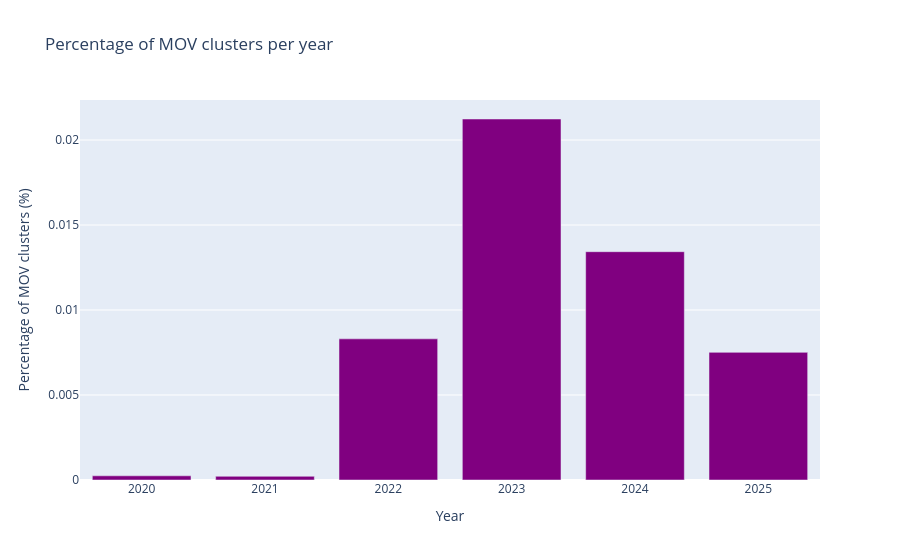

Notebook code for this chart:
### Code cell
# Mov Percentage per year

year_totals = mov_counts_per_year.merge(year_counts, on="year")

year_totals["mov_percentage"] = (year_totals["n_clusters"] / year_totals["count"]) * 100

year_totals


fig = px.bar(
    year_totals.sort_values(by="year"),
    x="year", y="mov_percentage",
    title="Percentage of MOV clusters per year",
    color_discrete_sequence=["purple"]
    
    )
fig.update_layout(xaxis_title="Year", yaxis_title="Percentage of MOV clusters (%)")
fig.show()

### Figure 1 — Plotly figure (JSON) as saved in the notebook; plotly's stock layout.template omitted (floating-point values rounded to 4 significant figures)
{"data": [{"hovertemplate": "year=%{x}<br>mov_percentage=%{y}<extra></extra>", "legendgroup": "", "marker": {"color": "purple", "pattern": {"shape": ""}}, "name": "", "orientation": "v", "showlegend": false, "textposition": "auto", "type": "bar", "x": [2020, 2021, 2022, 2023, 2024, 2025], "xaxis": "x", "y": [0.0002456, 0.0002179, 0.008304, 0.02124, 0.01343, 0.007508], "yaxis": "y"}], "layout": {"barmode": "relative", "legend": {"tracegroupgap": 0}, "title": {"text": "Percentage of MOV clusters per year"}, "xaxis": {"anchor": "y", "domain": [0, 1], "title": {"text": "Year"}}, "yaxis": {"anchor": "x", "domain": [0, 1], "title": {"text": "Percentage of MOV clusters (%)"}}}}
